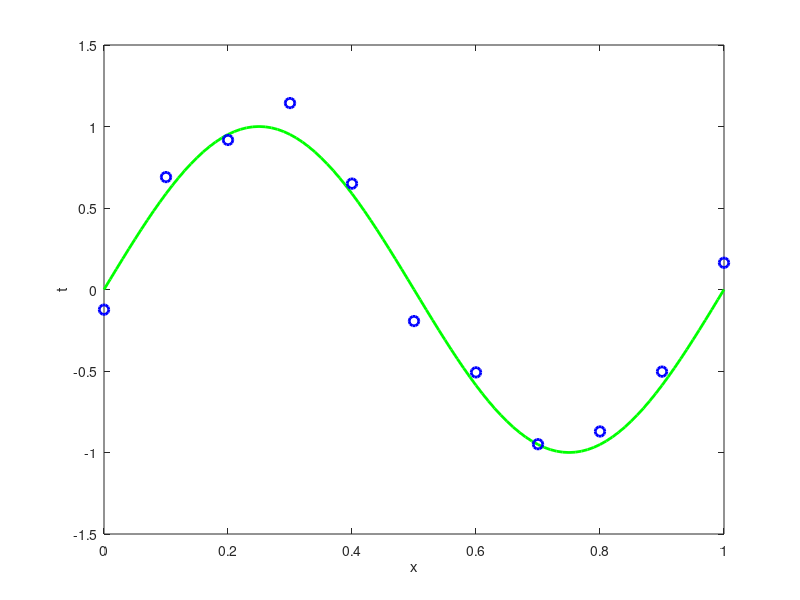

The MATLAB script that drew this image:
% Figure1.2
clear; close all;

x = 0 : 0.01 : 1;
figure;
y = sin(2 * pi * x);
plot(x, y, 'g-', 'LineWidth', 2); hold on;

x = 0 : 0.1 : 1;
sig = 0.1;
z = sin(2 * pi * x) + normrnd(0, sig, [1, length(x)]);
scatter(x, z, 50, 'MarkerEdgeColor', 'b', 'LineWidth', 2);
xlabel('x');
ylabel('t');
axis([0, 1, -1.5 1.5]);